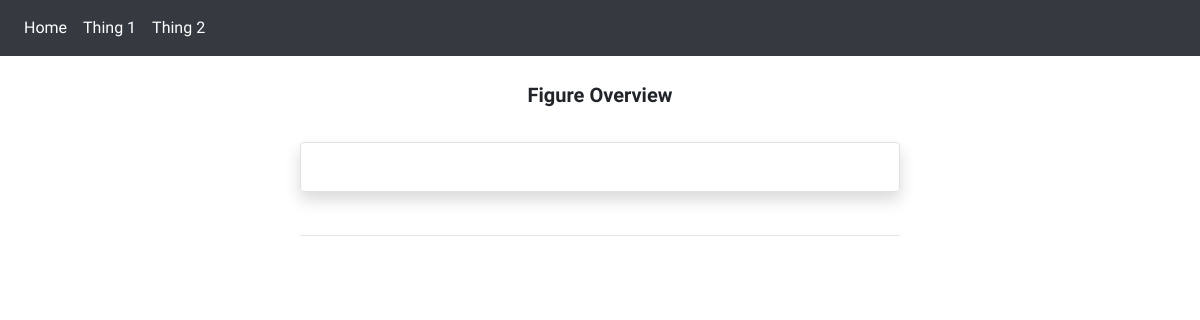
Before: / with the older database file.
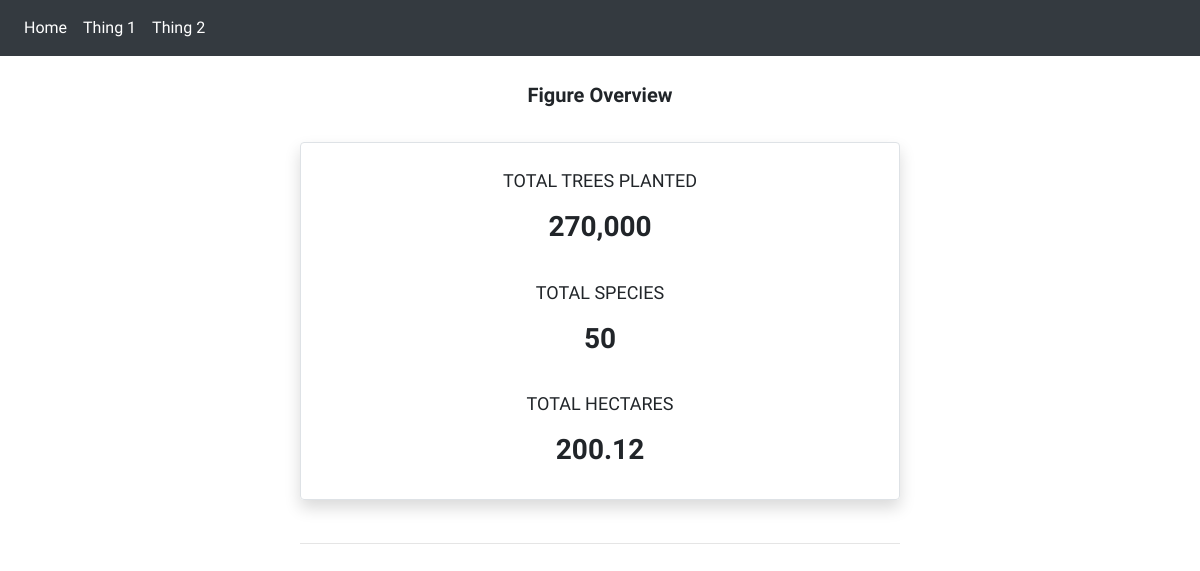
After: the same page with the newer database file.
### figure/models.py (models this page shows, shortened)
class FigureOverview(models.Model):
	date_input = models.DateTimeField(auto_now_add=True)
	total_trees_planted = models.IntegerField()
	total_species = models.IntegerField()
	total_hectares = models.FloatField()

### figure/views.py (the view)
# urls.py: path('', figure_index_view, name='figure_index'),
def figure_index_view(request):
	figure_overview_data = FigureOverview.objects.all()
	planting_figure_data = PlantingFigure.objects.all()
	kch_data = planting_figure_data.filter(planting_division__division_name__icontains="Kuching").aggregate(Sum('planting_total_trees_planted'))['planting_total_trees_planted__sum']
	srk_data = PlantingFigure.objects.filter(planting_division__division_name__icontains="Sarikei").aggregate(Sum('planting_total_trees_planted'))['planting_total_trees_planted__sum']
	kpt_data = PlantingFigure.objects.filter(planting_division__division_name__icontains="Kapit").aggregate(Sum('planting_total_trees_planted'))['planting_total_trees_planted__sum']
	sbu_data = PlantingFigure.objects.filter(planting_division__division_name__icontains="Sibu").aggregate(Sum('planting_total_trees_planted'))['planting_total_trees_planted__sum']
	btu_data = PlantingFigure.objects.filter(planting_division__division_name__icontains="Bintulu").aggregate(Sum('planting_total_trees_planted'))['planting_total_trees_planted__sum']
	myy_data = PlantingFigure.objects.filter(planting_division__division_name__icontains="Miri").aggregate(Sum('planting_total_trees_planted'))['planting_total_trees_planted__sum']
	lws_data = PlantingFigure.objects.filter(planting_division__division_name__icontains="Lawas").aggregate(Sum('planting_total_trees_planted'))['planting_total_trees_planted__sum']
	return render(request, 'figure/figure_index.html', {
			'figure_overview_data':figure_overview_data,
			'planting_figure_data':planting_figure_data,
			'kch_data':kch_data,
		})

### figure/templates/figure/figure_index.html (shortened to what this page needs)
{% extends 'base.html' %}
{% block content %}
<br>
<h5 class="text-center">Figure Overview</h5>
<br>
<div class="custom-div text-center border shadow rounded p-4">
	{% for figure in figure_overview_data %}
		<p>TOTAL TREES PLANTED</p>
		<h3>{{ figure.total_trees_planted }}</h3>
		<br>
		<p>TOTAL SPECIES</p>
		<h3>{{ figure.total_species }}</h3>
		<br>
		<p>TOTAL HECTARES</p>
		<h3>{{ figure.total_hectares }}</h3>
	{% endfor %}
</div>
<br>
<div class="custom-div">
	<hr>
</div>
<br>
{% endblock %}

### flrdashboard/templates/base.html (shortened to what this page needs)
{% load static %}
<!DOCTYPE html>
<html lang="en">
<head>
	<link rel="stylesheet" href="https://stackpath.bootstrapcdn.com/bootstrap/4.4.1/css/bootstrap.min.css">
	<link rel="stylesheet" href="https://cdnjs.cloudflare.com/ajax/libs/font-awesome/4.7.0/css/font-awesome.min.css">
	<link rel="stylesheet" type="text/css" href="{% static 'css/main.css' %}">
</head>
<body>
	<nav class="navbar navbar-expand-sm bg-dark">
		 <ul class="navbar-nav">
		    <li class="nav-item">
		      <a class="nav-link" href="#">Home</a>
		    </li>
		    <li class="nav-item">
		      <a class="nav-link" href="#">Thing 1</a>
		    </li>
		    <li class="nav-item">
		      <a class="nav-link" href="#">Thing 2</a>
		    </li>
		 </ul>
	</nav>
	<div class="min-height-100">
	{% block content %}{%endblock%}
	</div>
</body>
</html>

### flrdashboard/static/css/main.css (style rules this page uses)
@media screen and (min-width: 600px) { .custom-div { margin: auto; width: 50%; } }
body { font-family: 'Work Sans', Sans-Serif; font-size: 18px; }
h1, h2, h3, h4, h5, h6 { font-family: 'Cardo', serif; font-weight: bold; }
nav { color: #fff; font-size: 16px; }
nav a { color: #fff; }

Changed rows visible on the page:
added FigureOverview: total_trees_planted "270,000", total_species "50", total_hectares "200.12"
